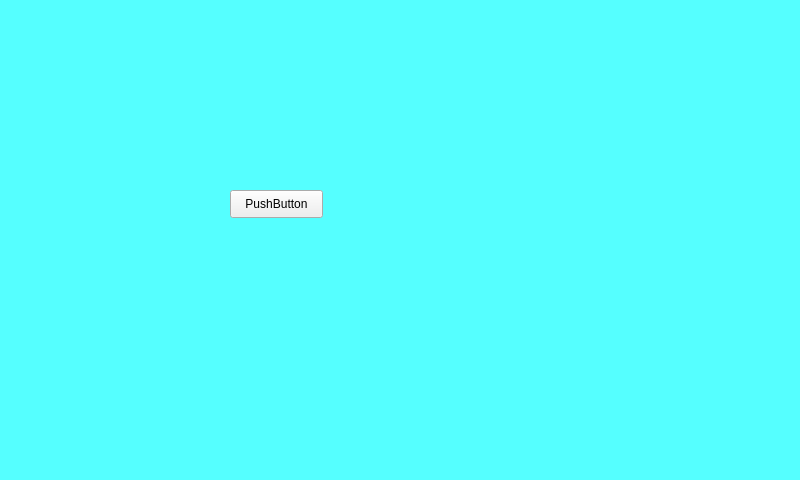
<?xml version="1.0" encoding="UTF-8"?>
<ui version="4.0">
 <class>Form1</class>
 <widget class="QWidget" name="Form1">
  <property name="geometry">
   <rect>
    <x>0</x>
    <y>0</y>
    <width>800</width>
    <height>480</height>
   </rect>
  </property>
  <property name="windowTitle">
   <string>Form</string>
  </property>
  <property name="styleSheet">
   <string notr="true">#Form1{
background-color: rgb(85, 255, 255);
}</string>
  </property>
  <widget class="QPushButton" name="pushButton">
   <property name="geometry">
    <rect>
     <x>230</x>
     <y>190</y>
     <width>93</width>
     <height>28</height>
    </rect>
   </property>
   <property name="text">
    <string>PushButton</string>
   </property>
  </widget>
 </widget>
 <resources/>
 <connections/>
</ui>
